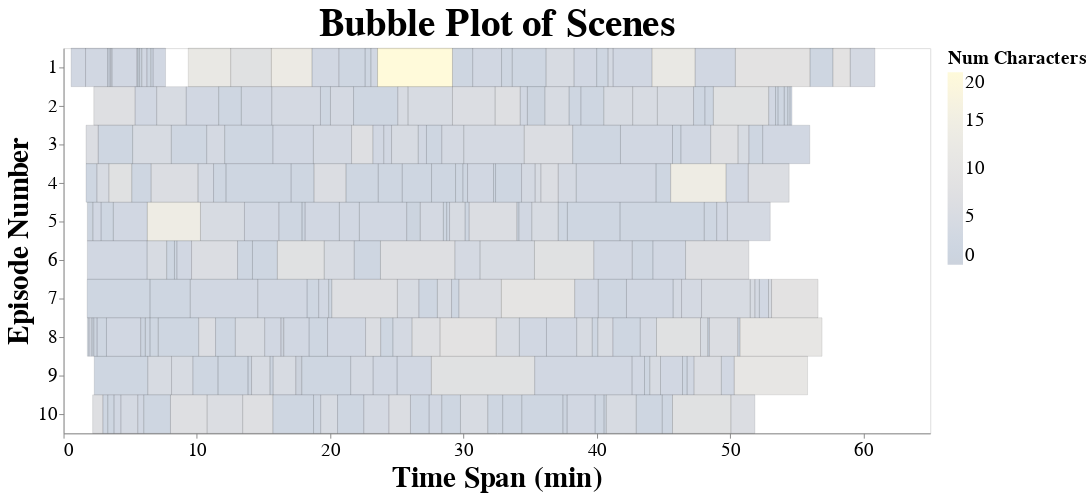

Source (notebook cell):
### Code cell
# Define the selection dropdown
season_select = alt.binding_select(options=list(range(1, plot_df['seasonNum'].max()+1)))
season_filter = alt.selection_point(fields=['seasonNum'], bind=season_select, name='Season', value=1)

# Create the Altair chart
chart = alt.Chart(plot_df).properties(
    title='Bubble Plot of Scenes',
    width=900,
    height=400
).add_params(
    season_filter
)

# Add the rectangle marks
rects = chart.mark_rect(color='lightgray', opacity=0.2, stroke='black', strokeWidth=0.5).encode(
    y=alt.Y('episodeNum:N', axis=alt.Axis(title='Episode Number')),
    x=alt.X('sceneStart:Q', axis=alt.Axis(title='Time Span (min)', values=list(range(0, 100, 10)))),
    x2=alt.X2('sceneEnd:T'),
    color=alt.Color('numCharacters:Q', 
                    legend=alt.Legend(title='Num Characters'),
                    scale=alt.Scale(scheme='cividis')),
    tooltip=[alt.Tooltip('location', title='Scene Location'),
             alt.Tooltip('numCharacters', title='Number of Characters'),
             alt.Tooltip('characters', title='Names')]
).transform_filter(
    season_filter
)

chart = rects # + circles

chart = chart.configure_title(fontSize=40)
chart = chart.configure_axis(labelFontSize=20, titleFontSize=30, grid=False)
chart = chart.configure_legend(labelFontSize=20, titleFontSize=20)



chart

### Figure 1 — Vega-Lite specification as saved in the notebook (floating-point values rounded to 4 significant figures; data arrays with more than 128 entries replaced by an {"elided": "..."} marker saying what was removed)
{"config": {"view": {"continuousWidth": 300, "continuousHeight": 300}, "axis": {"grid": false, "labelFontSize": 20, "titleFontSize": 30}, "legend": {"labelFontSize": 20, "titleFontSize": 20}, "title": {"fontSize": 40}}, "data": {"name": "data-51f4db0985d4968d820f5f638770c856"}, "mark": {"type": "rect", "color": "lightgray", "opacity": 0.2, "stroke": "black", "strokeWidth": 0.5}, "encoding": {"color": {"field": "numCharacters", "legend": {"title": "Num Characters"}, "scale": {"scheme": "cividis"}, "type": "quantitative"}, "tooltip": [{"field": "location", "title": "Scene Location", "type": "nominal"}, {"field": "numCharacters", "title": "Number of Characters", "type": "quantitative"}, {"field": "characters", "title": "Names", "type": "nominal"}], "x": {"axis": {"title": "Time Span (min)", "values": [0, 10, 20, 30, 40, 50, 60, 70, 80, 90]}, "field": "sceneStart", "type": "quantitative"}, "x2": {"field": "sceneEnd"}, "y": {"axis": {"title": "Episode Number"}, "field": "episodeNum", "type": "nominal"}}, "height": 400, "params": [{"name": "Season", "select": {"type": "point", "fields": ["seasonNum"]}, "bind": {"input": "select", "options": [1, 2, 3, 4, 5, 6, 7, 8]}, "value": 1}], "title": "Bubble Plot of Scenes", "transform": [{"filter": {"param": "Season"}}], "width": 900, "$schema": "https://vega.github.io/schema/vega-lite/v5.6.1.json", "datasets": {"data-51f4db0985d4968d820f5f638770c856": {"elided": "4165 records"}}}
